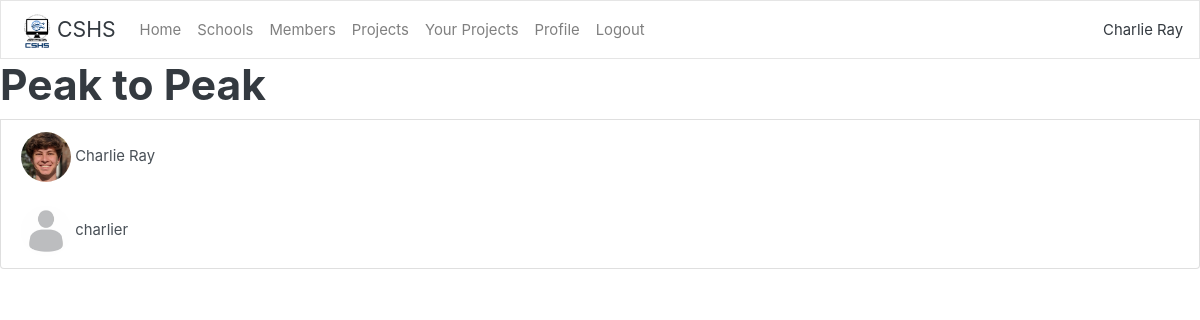
Page /schools/1/viewmembers/ (signed in) on the committed database.
### users/models.py (models this page shows)
class User(AbstractUser):
    username = models.CharField(_("username"), max_length=100)
    email = models.EmailField(_('email address'), unique=True)
    USERNAME_FIELD = 'email'
    REQUIRED_FIELDS = ['username']
    objects = UserManager()

### schools/models.py (models this page shows, shortened)
class School(models.Model):
    name = models.CharField(max_length=50)
    logo = models.ImageField(upload_to="school_logos", blank=True)
    overseer = models.OneToOneField(settings.AUTH_USER_MODEL, on_delete=models.SET_NULL, null=True, related_name="overseer_of")
    tech_spec = models.OneToOneField(settings.AUTH_USER_MODEL, on_delete=models.SET_NULL, null=True, related_name="techincal_specialist_of")
    proj_man = models.OneToOneField(settings.AUTH_USER_MODEL, on_delete=models.SET_NULL, null=True, related_name="project_manager_of")
    tut_out = models.OneToOneField(settings.AUTH_USER_MODEL, on_delete=models.SET_NULL, null=True, related_name="tutoring_outreach_of")
    coms = models.OneToOneField(settings.AUTH_USER_MODEL, on_delete=models.SET_NULL, null=True, related_name="communications_of")

### profiles/models.py (models this page shows)
class Profile(models.Model):
    user = models.OneToOneField(settings.AUTH_USER_MODEL, on_delete=models.CASCADE)
    school = models.ForeignKey(School, on_delete=models.DO_NOTHING, related_name="students", null=True)
    grade = models.IntegerField()
    picture = models.ImageField(upload_to="profile_picture", blank=True)
    github = models.URLField(max_length=300)
    teir = models.IntegerField()
    bio = models.TextField()
    @property
    def safe_img_url(self):
        if self.picture:
            return self.picture.url
        else:
            return "/media/profile_picture/defaultprofile.jpg"

### schools/views.py (the view)
# urls.py: path("<int:school_id>/viewmembers/", views.view_members, name="view_members"),
def view_members(response, school_id):
    school = School.objects.get(id=school_id)
    return render(response, "schools/viewmembers.html", {'school':school})

### schools/templates/schools/viewmembers.html (shortened to what this page needs)
{% extends "main/home.html" %}
{% load crispy_forms_tags %}
{% block constantcontent %}
<div class="list-group">
    <h1>{{school.name}}</h1>
    {% for profile in school.students.all %}
    <a href="/profile/{{profile.user.id}}" class="list-group-item list-group-item-action">
        <img src="{{profile.safe_img_url}}" class="profile-picture">
        {{profile.user.username}}
    </a>
    {% endfor %}
  </div>
{% endblock %}

### main/templates/main/home.html (shortened to what this page needs)
{% extends "main/base.html" %}
{% load static %}
{% block content %}
<nav class="navbar navbar-expand-lg navbar-light bg-light">
    <img src = "{% static 'main/images/cshslogo.png' %}" width="40" height="40">
    <a class="navbar-brand">CSHS</a>
    <div class="collapse navbar-collapse" id="navbarColor03">
      <ul class="navbar-nav mr-auto">
        <li class="nav-item">
            <a class="nav-link" href="/home">Home</a>
        </li>
        <li class="nav-item">
            <a class="nav-link" href="/schools">Schools</a>
        </li>
        <li class="nav-item">
            <a class="nav-link" href="/users/view">Members</a>
        </li>
        {% if user.is_authenticated %}
            <li class="nav-item">
                <a class="nav-link" href="/projects/">Projects</a>
            </li>
            <li class="nav-item">
                <a class="nav-link" href="/profile/projects/">Your Projects</a>
            </li>
            <li class="nav-item">
                <a class="nav-link" href="/profile/">Profile</a>
            </li>
            <li class="nav-item">
                <a class="nav-link" href="/logout/">Logout</a>
            </li>
        {% endif %}
      </ul>
      <form class="form-inline my-2 my-lg-0">
        <a>{{user.username}}</a>
      </form>
    </div>
  </nav>
  {% block constantcontent %}{% endblock %}
{% endblock %}

### schools/templates/schools/viewmembers.html (style rules this page uses)
.profile-picture { width: 50px; height: 50px; object-fit:cover; border-radius:50%; margin:auto; }

### rows in the picture
User: username "Charlie Ray"
School: name "Peak to Peak"
Profile: safe_img_url (picture), user.username "Charlie Ray"
Profile: shows a picture, user.username "charlier"
